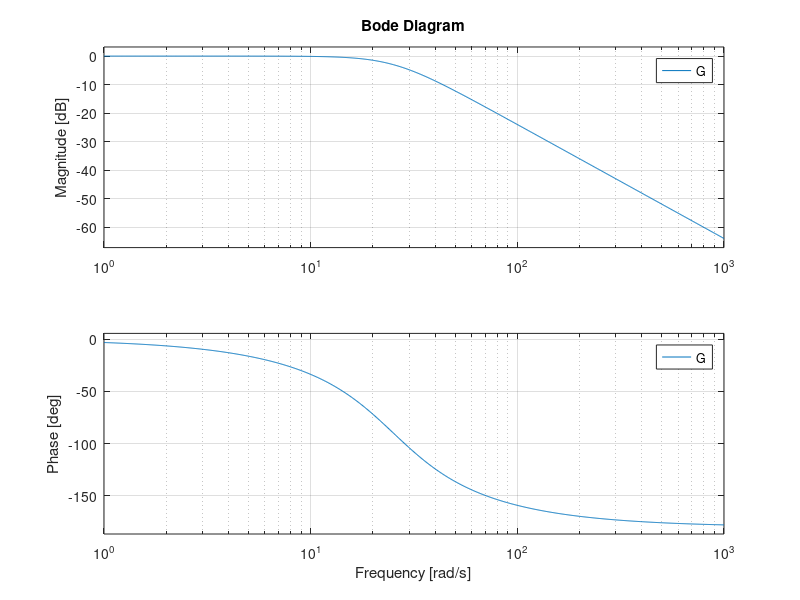
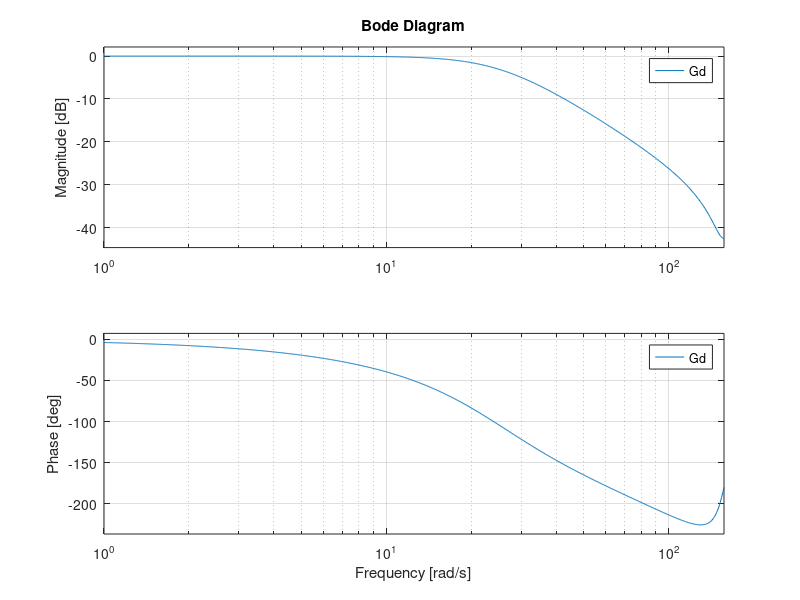

MATLAB code to generate these figures, in order:
close all
clc
clear

%test 2nd order Butterworth filter 
fc = 4;
wc = 2*pi*fc;
z = 0.707
s = tf('s');
G = (wc^2)/(s^2+2*z*wc*s+(wc)^2)
Ts = 1/50;
Gd = c2d(G, Ts, 'zoh')
z = tf('z', Ts);
figure
bode(G)
figure
bode(Gd)
